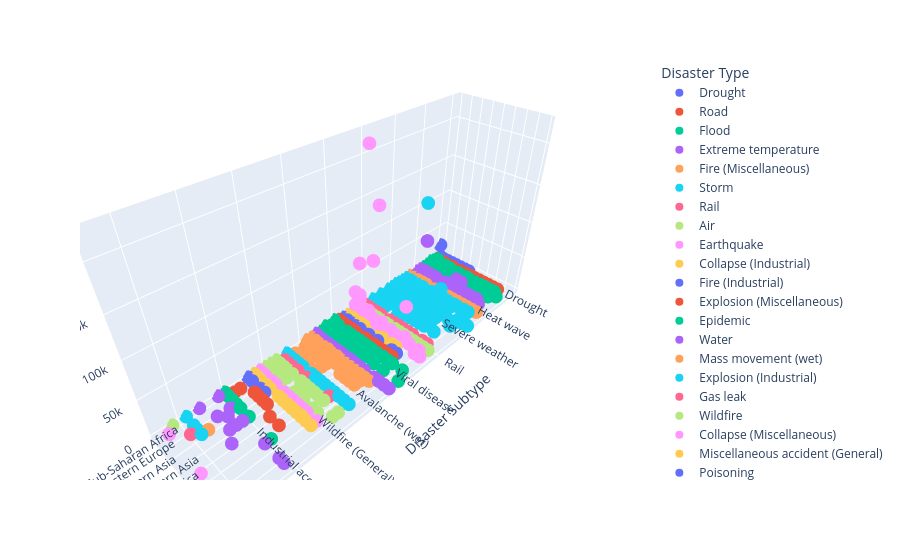

Here is the notebook cell this chart was saved with:
### Code cell
import plotly.express as px

px.scatter_3d(data_frame=df, x="Disaster Subtype", y="Subregion", z="Total Deaths", color="Disaster Type")

### Figure 1 — Plotly figure (JSON) as saved in the notebook; plotly's stock layout.template omitted (floating-point values rounded to 4 significant figures; data arrays with more than 128 entries replaced by an {"elided": "..."} marker saying what was removed)
{"data": [{"hovertemplate": "Disaster Type=Drought<br>Disaster Subtype=%{x}<br>Subregion=%{y}<br>Total Deaths=%{z}<extra></extra>", "legendgroup": "Drought", "marker": {"color": "#636efa", "symbol": "circle"}, "mode": "markers", "name": "Drought", "scene": "scene", "showlegend": true, "type": "scatter3d", "x": ["Drought", "Drought", "Drought", "Drought", "Drought", "Drought", "Drought", "Drought", "Drought", "Drought", "Drought", "Drought", "Drought", "Drought", "Drought", "Drought", "Drought", "Drought", "Drought", "Drought", "Drought", "Drought", "Drought", "Drought", "Drought", "Drought"], "y": ["Sub-Saharan Africa", "Southern Asia", "Southern Asia", "Eastern Europe", "Sub-Saharan Africa", "Sub-Saharan Africa", "Latin America and the Caribbean", "Sub-Saharan Africa", "Sub-Saharan Africa", "Sub-Saharan Africa", "Sub-Saharan Africa", "Sub-Saharan Africa", "Sub-Saharan Africa", "Sub-Saharan Africa", "Eastern Asia", "Sub-Saharan Africa", "Latin America and the Caribbean", "Sub-Saharan Africa", "Melanesia", "South-eastern Asia", "Southern Asia", "Latin America and the Caribbean", "Northern America", "Northern America", "Sub-Saharan Africa", "Northern America"], "z": [21.0, 37.0, 20.0, 2.0, 9.0, 58.0, 41.0, 500.0, 79.0, 9.0, 80.0, 120.0, 27.0, 2.0, 134.0, 4.0, 4.0, 20000.0, 24.0, 11.0, 77.0, 8.0, 45.0, 136.0, 2465.0, 247.0]}, {"hovertemplate": "Disaster Type=Road<br>Disaster Subtype=%{x}<br>Subregion=%{y}<br>Total Deaths=%{z}<extra></extra>", "legendgroup": "Road", "marker": {"color": "#EF553B", "symbol": "circle"}, "mode": "markers", "name": "Road", "scene": "scene", "showlegend": true, "type": "scatter3d", "x": {"elided": "2119 str values"}, "y": {"elided": "2119 str values"}, "z": {"elided": "2119 float values"}}, {"hovertemplate": "Disaster Type=Flood<br>Disaster Subtype=%{x}<br>Subregion=%{y}<br>Total Deaths=%{z}<extra></extra>", "legendgroup": "Flood", "marker": {"color": "#00cc96", "symbol": "circle"}, "mode": "markers", "name": "Flood", "scene": "scene", "showlegend": true, "type": "scatter3d", "x": {"elided": "2959 str values"}, "y": {"elided": "2959 str values"}, "z": {"elided": "2959 float values"}}, {"hovertemplate": "Disaster Type=Extreme temperature<br>Disaster Subtype=%{x}<br>Subregion=%{y}<br>Total Deaths=%{z}<extra></extra>", "legendgroup": "Extreme temperature", "marker": {"color": "#ab63fa", "symbol": "circle"}, "mode": "markers", "name": "Extreme temperature", "scene": "scene", "showlegend": true, "type": "scatter3d", "x": {"elided": "400 str values"}, "y": {"elided": "400 str values"}, "z": {"elided": "400 float values"}}, {"hovertemplate": "Disaster Type=Fire (Miscellaneous)<br>Disaster Subtype=%{x}<br>Subregion=%{y}<br>Total Deaths=%{z}<extra></extra>", "legendgroup": "Fire (Miscellaneous)", "marker": {"color": "#FFA15A", "symbol": "circle"}, "mode": "markers", "name": "Fire (Miscellaneous)", "scene": "scene", "showlegend": true, "type": "scatter3d", "x": {"elided": "343 str values"}, "y": {"elided": "343 str values"}, "z": {"elided": "343 float values"}}, {"hovertemplate": "Disaster Type=Storm<br>Disaster Subtype=%{x}<br>Subregion=%{y}<br>Total Deaths=%{z}<extra></extra>", "legendgroup": "Storm", "marker": {"color": "#19d3f3", "symbol": "circle"}, "mode": "markers", "name": "Storm", "scene": "scene", "showlegend": true, "type": "scatter3d", "x": {"elided": "1919 str values"}, "y": {"elided": "1919 str values"}, "z": {"elided": "1919 float values"}}, {"hovertemplate": "Disaster Type=Rail<br>Disaster Subtype=%{x}<br>Subregion=%{y}<br>Total Deaths=%{z}<extra></extra>", "legendgroup": "Rail", "marker": {"color": "#FF6692", "symbol": "circle"}, "mode": "markers", "name": "Rail", "scene": "scene", "showlegend": true, "type": "scatter3d", "x": {"elided": "218 str values"}, "y": {"elided": "218 str values"}, "z": {"elided": "218 float values"}}, {"hovertemplate": "Disaster Type=Air<br>Disaster Subtype=%{x}<br>Subregion=%{y}<br>Total Deaths=%{z}<extra></extra>", "legendgroup": "Air", "marker": {"color": "#B6E880", "symbol": "circle"}, "mode": "markers", "name": "Air", "scene": "scene", "showlegend": true, "type": "scatter3d", "x": {"elided": "430 str values"}, "y": {"elided": "430 str values"}, "z": {"elided": "430 float values"}}, {"hovertemplate": "Disaster Type=Earthquake<br>Disaster Subtype=%{x}<br>Subregion=%{y}<br>Total Deaths=%{z}<extra></extra>", "legendgroup": "Earthquake", "marker": {"color": "#FF97FF", "symbol": "circle"}, "mode": "markers", "name": "Earthquake", "scene": "scene", "showlegend": true, "type": "scatter3d", "x": {"elided": "438 str values"}, "y": {"elided": "438 str values"}, "z": {"elided": "438 float values"}}, {"hovertemplate": "Disaster Type=Collapse (Industrial)<br>Disaster Subtype=%{x}<br>Subregion=%{y}<br>Total Deaths=%{z}<extra></extra>", "legendgroup": "Collapse (Industrial)", "marker": {"color": "#FECB52", "symbol": "circle"}, "mode": "markers", "name": "Collapse (Industrial)", "scene": "scene", "showlegend": true, "type": "scatter3d", "x": {"elided": "148 str values"}, "y": {"elided": "148 str values"}, "z": {"elided": "148 float values"}}, {"hovertemplate": "Disaster Type=Fire (Industrial)<br>Disaster Subtype=%{x}<br>Subregion=%{y}<br>Total Deaths=%{z}<extra></extra>", "legendgroup": "Fire (Industrial)", "marker": {"color": "#636efa", "symbol": "circle"}, "mode": "markers", "name": "Fire (Industrial)", "scene": "scene", "showlegend": true, "type": "scatter3d", "x": ["Fire (Industrial)", "Fire (Industrial)", "Fire (Industrial)", "Fire (Industrial)", "Fire (Industrial)", "Fire (Industrial)", "Fire (Industrial)", "Fire (Industrial)", "Fire (Industrial)", "Fire (Industrial)", "Fire (Industrial)", "Fire (Industrial)", "Fire (Industrial)", "Fire (Industrial)", "Fire (Industrial)", "Fire (Industrial)", "Fire (Industrial)", "Fire (Industrial)", "Fire (Industrial)", "Fire (Industrial)", "Fire (Industrial)", "Fire (Industrial)", "Fire (Industrial)", "Fire (Industrial)", "Fire (Industrial)", "Fire (Industrial)", "Fire (Industrial)", "Fire (Industrial)", "Fire (Industrial)", "Fire (Industrial)", "Fire (Industrial)", "Fire (Industrial)", "Fire (Industrial)", "Fire (Industrial)", "Fire (Industrial)", "Fire (Industrial)", "Fire (Industrial)", "Fire (Industrial)", "Fire (Industrial)", "Fire (Industrial)", "Fire (Industrial)", "Fire (Industrial)", "Fire (Industrial)", "Fire (Industrial)", "Fire (Industrial)", "Fire (Industrial)", "Fire (Industrial)", "Fire (Industrial)", "Fire (Industrial)", "Fire (Industrial)", "Fire (Industrial)", "Fire (Industrial)", "Fire (Industrial)", "Fire (Industrial)", "Fire (Industrial)", "Fire (Industrial)", "Fire (Industrial)", "Fire (Industrial)", "Fire (Industrial)", "Fire (Industrial)", "Fire (Industrial)", "Fire (Industrial)", "Fire (Industrial)", "Fire (Industrial)", "Fire (Industrial)", "Fire (Industrial)", "Fire (Industrial)", "Fire (Industrial)", "Fire (Industrial)", "Fire (Industrial)", "Fire (Industrial)", "Fire (Industrial)", "Fire (Industrial)", "Fire (Industrial)", "Fire (Industrial)", "Fire (Industrial)", "Fire (Industrial)", "Fire (Industrial)", "Fire (Industrial)", "Fire (Industrial)", "Fire (Industrial)", "Fire (Industrial)", "Fire (Industrial)", "Fire (Industrial)", "Fire (Industrial)", "Fire (Industrial)", "Fire (Industrial)", "Fire (Industrial)", "Fire (Industrial)", "Fire (Industrial)", "Fire (Industrial)", "Fire (Industrial)", "Fire (Industrial)", "Fire (Industrial)", "Fire (Industrial)", "Fire (Industrial)", "Fire (Industrial)", "Fire (Industrial)", "Fire (Industrial)", "Fire (Industrial)", "Fire (Industrial)", "Fire (Industrial)", "Fire (Industrial)", "Fire (Industrial)", "Fire (Industrial)", "Fire (Industrial)", "Fire (Industrial)", "Fire (Industrial)"], "y": ["Sub-Saharan Africa", "Eastern Asia", "Northern Africa", "Southern Asia", "Sub-Saharan Africa", "Eastern Asia", "Southern Asia", "Southern Asia", "Eastern Asia", "Eastern Asia", "Southern Asia", "Eastern Asia", "Eastern Asia", "Eastern Europe", "Sub-Saharan Africa", "Eastern Asia", "Eastern Asia", "Eastern Asia", "Eastern Europe", "Eastern Asia", "South-eastern Asia", "Western Asia", "Eastern Asia", "Southern Asia", "South-eastern Asia", "Eastern Europe", "Eastern Asia", "Latin America and the Caribbean", "Eastern Asia", "Western Asia", "Eastern Asia", "Eastern Asia", "Southern Asia", "Southern Asia", "Southern Asia", "Eastern Asia", "Southern Asia", "Southern Asia", "Eastern Europe", "Western Asia", "Eastern Europe", "Eastern Asia", "Southern Asia", "Eastern Asia", "Sub-Saharan Africa", "Eastern Asia", "Western Asia", "Eastern Asia", "Southern Asia", "Eastern Asia", "Eastern Asia", "Eastern Asia", "Northern Africa", "Southern Asia", "Eastern Asia", "Eastern Asia", "Southern Asia", "Central Asia", "Eastern Asia", "Eastern Asia", "Eastern Asia", "Eastern Asia", "Western Asia", "Northern Africa", "South-eastern Asia", "Southern Asia", "South-eastern Asia", "Eastern Asia", "Southern Asia", "Eastern Europe", "Southern Asia", "Southern Asia", "Southern Asia", "Eastern Asia", "South-eastern Asia", "Eastern Asia", "Eastern Asia", "Eastern Asia", "Western Asia", "Sub-Saharan Africa", "South-eastern Asia", "Eastern Asia", "Western Asia", "Eastern Europe", "Western Asia", "Eastern Europe", "Southern Asia", "Southern Asia", "Southern Asia", "South-eastern Asia", "Western Asia", "Southern Asia", "Eastern Asia", "South-eastern Asia", "Southern Asia", "Eastern Asia", "Southern Asia", "Southern Asia", "Northern Africa", "Southern Asia", "South-eastern Asia", "Southern Asia", "Eastern Europe", "Southern Asia", "Latin America and the Caribbean", "South-eastern Asia", "Latin America and the Caribbean", "Eastern Asia"], "z": [17.0, 38.0, 19.0, 12.0, 11.0, 14.0, 46.0, 16.0, 12.0, 22.0, 41.0, 17.0, 14.0, 35.0, 45.0, 30.0, 29.0, 21.0, 10.0, 13.0, 1.0, 14.0, 26.0, 12.0, 12.0, 13.0, 10.0, 14.0, 15.0, 19.0, 65.0, 18.0, 22.0, 23.0, 12.0, 12.0, 20.0, 52.0, 11.0, 16.0, 25.0, 28.0, 10.0, 18.0, 23.0, 37.0, 40.0, 24.0, 11.0, 40.0, 13.0, 17.0, 55.0, 30.0, 31.0, 13.0, 33.0, 16.0, 30.0, 12.0, 25.0, 23.0, 11.0, 11.0, 14.0, 25.0, 17.0, 15.0, 38.0, 14.0, 240.0, 21.0, 121.0, 14.0, 12.0, 119.0, 16.0, 24.0, 10.0, 18.0, 72.0, 22.0, 29.0, 4.0, 12.0, 16.0, 43.0, 13.0, 13.0, 46.0, 10.0, 17.0, 10.0, 30.0, 18.0, 19.0, 43.0, 10.0, 20.0, 15.0, 1.0, 52.0, 16.0, 49.0, 16.0, 33.0, 27.0, 16.0]}, {"hovertemplate": "Disaster Type=Explosion (Miscellaneous)<br>Disaster Subtype=%{x}<br>Subregion=%{y}<br>Total Deaths=%{z}<extra></extra>", "legendgroup": "Explosion (Miscellaneous)", "marker": {"color": "#EF553B", "symbol": "circle"}, "mode": "markers", "name": "Explosion (Miscellaneous)", "scene": "scene", "showlegend": true, "type": "scatter3d", "x": {"elided": "149 str values"}, "y": {"elided": "149 str values"}, "z": {"elided": "149 float values"}}, {"hovertemplate": "Disaster Type=Epidemic<br>Disaster Subtype=%{x}<br>Subregion=%{y}<br>Total Deaths=%{z}<extra></extra>", "legendgroup": "Epidemic", "marker": {"color": "#00cc96", "symbol": "circle"}, "mode": "markers", "name": "Epidemic", "scene": "scene", "showlegend": true, "type": "scatter3d", "x": {"elided": "758 str values"}, "y": {"elided": "758 str values"}, "z": {"elided": "758 float values"}}, {"hovertemplate": "Disaster Type=Water<br>Disaster Subtype=%{x}<br>Subregion=%{y}<br>Total Deaths=%{z}<extra></extra>", "legendgroup": "Water", "marker": {"color": "#ab63fa", "symbol": "circle"}, "mode": "markers", "name": "Water", "scene": "scene", "showlegend": true, "type": "scatter3d", "x": {"elided": "1106 str values"}, "y": {"elided": "1106 str values"}, "z": {"elided": "1106 float values"}}, {"hovertemplate": "Disaster Type=Mass movement (wet)<br>Disaster Subtype=%{x}<br>Subregion=%{y}<br>Total Deaths=%{z}<extra></extra>", "legendgroup": "Mass movement (wet)", "marker": {"color": "#FFA15A", "symbol": "circle"}, "mode": "markers", "name": "Mass movement (wet)", "scene": "scene", "showlegend": true, "type": "scatter3d", "x": {"elided": "446 str values"}, "y": {"elided": "446 str values"}, "z": {"elided": "446 float values"}}, {"hovertemplate": "Disaster Type=Explosion (Industrial)<br>Disaster Subtype=%{x}<br>Subregion=%{y}<br>Total Deaths=%{z}<extra></extra>", "legendgroup": "Explosion (Industrial)", "marker": {"color": "#19d3f3", "symbol": "circle"}, "mode": "markers", "name": "Explosion (Industrial)", "scene": "scene", "showlegend": true, "type": "scatter3d", "x": {"elided": "448 str values"}, "y": {"elided": "448 str values"}, "z": {"elided": "448 float values"}}, {"hovertemplate": "Disaster Type=Gas leak<br>Disaster Subtype=%{x}<br>Subregion=%{y}<br>Total Deaths=%{z}<extra></extra>", "legendgroup": "Gas leak", "marker": {"color": "#FF6692", "symbol": "circle"}, "mode": "markers", "name": "Gas leak", "scene": "scene", "showlegend": true, "type": "scatter3d", "x": ["Gas leak", "Gas leak", "Gas leak", "Gas leak", "Gas leak", "Gas leak", "Gas leak", "Gas leak", "Gas leak", "Gas leak", "Gas leak", "Gas leak", "Gas leak", "Gas leak", "Gas leak", "Gas leak", "Gas leak", "Gas leak", "Gas leak", "Gas leak", "Gas leak", "Gas leak"], "y": ["South-eastern Asia", "Eastern Asia", "Eastern Asia", "Eastern Asia", "Southern Asia", "Eastern Asia", "Eastern Asia", "Eastern Asia", "Eastern Asia", "Eastern Asia", "Latin America and the Caribbean", "Eastern Europe", "Eastern Asia", "Eastern Asia", "Southern Asia", "Eastern Asia", "Eastern Asia", "Southern Asia", "Eastern Asia", "Eastern Europe", "Western Asia", "Eastern Asia"], "z": [1.0, 13.0, 9.0, 1.0, 1.0, 15.0, 27.0, 14.0, 25.0, 26.0, 23.0, 13.0, 5.0, 22.0, 6.0, 18.0, 10.0, 11.0, 16.0, 10.0, 13.0, 10.0]}, {"hovertemplate": "Disaster Type=Wildfire<br>Disaster Subtype=%{x}<br>Subregion=%{y}<br>Total Deaths=%{z}<extra></extra>", "legendgroup": "Wildfire", "marker": {"color": "#B6E880", "symbol": "circle"}, "mode": "markers", "name": "Wildfire", "scene": "scene", "showlegend": true, "type": "scatter3d", "x": {"elided": "154 str values"}, "y": {"elided": "154 str values"}, "z": {"elided": "154 float values"}}, {"hovertemplate": "Disaster Type=Collapse (Miscellaneous)<br>Disaster Subtype=%{x}<br>Subregion=%{y}<br>Total Deaths=%{z}<extra></extra>", "legendgroup": "Collapse (Miscellaneous)", "marker": {"color": "#FF97FF", "symbol": "circle"}, "mode": "markers", "name": "Collapse (Miscellaneous)", "scene": "scene", "showlegend": true, "type": "scatter3d", "x": {"elided": "153 str values"}, "y": {"elided": "153 str values"}, "z": {"elided": "153 float values"}}, {"hovertemplate": "Disaster Type=Miscellaneous accident (General)<br>Disaster Subtype=%{x}<br>Subregion=%{y}<br>Total Deaths=%{z}<extra></extra>", "legendgroup": "Miscellaneous accident (General)", "marker": {"color": "#FECB52", "symbol": "circle"}, "mode": "markers", "name": "Miscellaneous accident (General)", "scene": "scene", "showlegend": true, "type": "scatter3d", "x": {"elided": "156 str values"}, "y": {"elided": "156 str values"}, "z": {"elided": "156 float values"}}, {"hovertemplate": "Disaster Type=Poisoning<br>Disaster Subtype=%{x}<br>Subregion=%{y}<br>Total Deaths=%{z}<extra></extra>", "legendgroup": "Poisoning", "marker": {"color": "#636efa", "symbol": "circle"}, "mode": "markers", "name": "Poisoning", "scene": "scene", "showlegend": true, "type": "scatter3d", "x": ["Poisoning", "Poisoning", "Poisoning", "Poisoning", "Poisoning", "Poisoning", "Poisoning", "Poisoning", "Poisoning"], "y": ["Sub-Saharan Africa", "Eastern Asia", "Southern Asia", "Southern Asia", "Latin America and the Caribbean", "Southern Asia", "Sub-Saharan Africa", "Southern Asia", "Latin America and the Caribbean"], "z": [100.0, 28.0, 22.0, 66.0, 44.0, 15.0, 200.0, 13.0, 37.0]}, {"hovertemplate": "Disaster Type=Mass movement (dry)<br>Disaster Subtype=%{x}<br>Subregion=%{y}<br>Total Deaths=%{z}<extra></extra>", "legendgroup": "Mass movement (dry)", "marker": {"color": "#EF553B", "symbol": "circle"}, "mode": "markers", "name": "Mass movement (dry)", "scene": "scene", "showlegend": true, "type": "scatter3d", "x": ["Landslide (dry)", "Landslide (dry)", "Landslide (dry)", "Landslide (dry)", "Rockfall (dry)", "Landslide (dry)", "Landslide (dry)", "Landslide (dry)", "Avalanche (dry)", "Landslide (dry)", "Rockfall (dry)", "Rockfall (dry)", "Landslide (dry)"], "y": ["South-eastern Asia", "Latin America and the Caribbean", "Eastern Asia", "Eastern Asia", "Northern Africa", "Latin America and the Caribbean", "Melanesia", "Latin America and the Caribbean", "Southern Asia", "Eastern Asia", "Southern Asia", "Western Europe", "South-eastern Asia"], "z": [11.0, 60.0, 44.0, 11.0, 98.0, 12.0, 10.0, 36.0, 16.0, 46.0, 13.0, 8.0, 17.0]}, {"hovertemplate": "Disaster Type=Industrial accident (General)<br>Disaster Subtype=%{x}<br>Subregion=%{y}<br>Total Deaths=%{z}<extra></extra>", "legendgroup": "Industrial accident (General)", "marker": {"color": "#00cc96", "symbol": "circle"}, "mode": "markers", "name": "Industrial accident (General)", "scene": "scene", "showlegend": true, "type": "scatter3d", "x": ["Industrial accident (General)", "Industrial accident (General)", "Industrial accident (General)", "Industrial accident (General)", "Industrial accident (General)", "Industrial accident (General)", "Industrial accident (General)", "Industrial accident (General)", "Industrial accident (General)", "Industrial accident (General)", "Industrial accident (General)", "Industrial accident (General)", "Industrial accident (General)", "Industrial accident (General)", "Industrial accident (General)", "Industrial accident (General)", "Industrial accident (General)", "Industrial accident (General)", "Industrial accident (General)", "Industrial accident (General)", "Industrial accident (General)", "Industrial accident (General)", "Industrial accident (General)", "Industrial accident (General)", "Industrial accident (General)", "Industrial accident (General)", "Industrial accident (General)", "Industrial accident (General)", "Industrial accident (General)", "Industrial accident (General)", "Industrial accident (General)", "Industrial accident (General)", "Industrial accident (General)", "Industrial accident (General)", "Industrial accident (General)", "Industrial accident (General)", "Industrial accident (General)", "Industrial accident (General)", "Industrial accident (General)", "Industrial accident (General)", "Industrial accident (General)", "Industrial accident (General)", "Industrial accident (General)", "Industrial accident (General)", "Industrial accident (General)", "Industrial accident (General)", "Industrial accident (General)", "Industrial accident (General)", "Industrial accident (General)", "Industrial accident (General)", "Industrial accident (General)", "Industrial accident (General)", "Industrial accident (General)", "Industrial accident (General)", "Industrial accident (General)", "Industrial accident (General)", "Industrial accident (General)", "Industrial accident (General)", "Industrial accident (General)", "Industrial accident (General)", "Industrial accident (General)", "Industrial accident (General)", "Industrial accident (General)", "Industrial accident (General)", "Industrial accident (General)", "Industrial accident (General)", "Industrial accident (General)", "Industrial accident (General)", "Industrial accident (General)", "Industrial accident (General)", "Industrial accident (General)", "Industrial accident (General)", "Industrial accident (General)", "Industrial accident (General)", "Industrial accident (General)", "Industrial accident (General)", "Industrial accident (General)", "Industrial accident (General)", "Industrial accident (General)", "Industrial accident (General)", "Industrial accident (General)", "Industrial accident (General)", "Industrial accident (General)", "Industrial accident (General)", "Industrial accident (General)", "Industrial accident (General)", "Industrial accident (General)", "Industrial accident (General)", "Industrial accident (General)", "Industrial accident (General)", "Industrial accident (General)", "Industrial accident (General)", "Industrial accident (General)", "Industrial accident (General)"], "y": ["Eastern Asia", "Eastern Asia", "Southern Asia", "Eastern Asia", "Latin America and the Caribbean", "Sub-Saharan Africa", "Eastern Asia", "Sub-Saharan Africa", "Eastern Asia", "Eastern Asia", "Eastern Asia", "Eastern Asia", "Eastern Asia", "Eastern Asia", "Eastern Asia", "Southern Asia", "Eastern Asia", "Eastern Asia", "Eastern Asia", "Eastern Asia", "Eastern Asia", "Eastern Asia", "Eastern Asia", "Eastern Asia", "Eastern Asia", "Sub-Saharan Africa", "Eastern Asia", "Eastern Asia", "Eastern Asia", "Eastern Asia", "Eastern Asia", "Eastern Asia", "Eastern Asia", "Eastern Asia", "Eastern Asia", "Eastern Asia", "Sub-Saharan Africa", "South-eastern Asia", "Eastern Asia", "Eastern Asia", "Eastern Asia", "Eastern Asia", "Eastern Asia", "Eastern Asia", "Eastern Asia", "Sub-Saharan Africa", "Eastern Asia", "Eastern Asia", "Latin America and the Caribbean", "Eastern Asia", "Sub-Saharan Africa", "Eastern Asia", "Sub-Saharan Africa", "Eastern Asia", "Eastern Asia", "Eastern Asia", "Eastern Asia", "Eastern Asia", "Eastern Asia", "Eastern Asia", "Eastern Asia", "Eastern Asia", "Eastern Asia", "Eastern Asia", "Eastern Asia", "Eastern Asia", "Eastern Asia", "Eastern Asia", "Southern Asia", "Eastern Asia", "Eastern Asia", "Western Asia", "Eastern Asia", "Western Asia", "Western Asia", "Latin America and the Caribbean", "Sub-Saharan Africa", "South-eastern Asia", "Eastern Asia", "South-eastern Asia", "South-eastern Asia", "Southern Asia", "Eastern Asia", "Sub-Saharan Africa", "Eastern Asia", "Sub-Saharan Africa", "Eastern Asia", "Eastern Asia", "Latin America and the Caribbean", "Eastern Europe", "Eastern Europe", "Sub-Saharan Africa", "Sub-Saharan Africa", "Eastern Asia"], "z": [20.0, 21.0, 29.0, 200.0, 13.0, 1.0, 23.0, 42.0, 15.0, 33.0, 21.0, 35.0, 12.0, 18.0, 15.0, 17.0, 12.0, 15.0, 17.0, 10.0, 29.0, 36.0, 10.0, 17.0, 29.0, 10.0, 123.0, 16.0, 13.0, 14.0, 18.0, 42.0, 17.0, 28.0, 44.0, 18.0, 8.0, 13.0, 29.0, 32.0, 11.0, 172.0, 19.0, 21.0, 30.0, 34.0, 20.0, 13.0, 11.0, 11.0, 61.0, 26.0, 18.0, 17.0, 38.0, 13.0, 28.0, 11.0, 12.0, 13.0, 21.0, 23.0, 12.0, 12.0, 15.0, 11.0, 11.0, 13.0, 15.0, 10.0, 19.0, 10.0, 20.0, 10.0, 18.0, 12.0, 15.0, 115.0, 19.0, 13.0, 11.0, 22.0, 17.0, 16.0, 20.0, 65.0, 18.0, 21.0, 11.0, 57.0, 10.0, 110.0, 11.0, 12.0]}, {"hovertemplate": "Disaster Type=Volcanic activity<br>Disaster Subtype=%{x}<br>Subregion=%{y}<br>Total Deaths=%{z}<extra></extra>", "legendgroup": "Volcanic activity", "marker": {"color": "#ab63fa", "symbol": "circle"}, "mode": "markers", "name": "Volcanic activity", "scene": "scene", "showlegend": true, "type": "scatter3d", "x": ["Ash fall", "Ash fall", "Ash fall", "Ash fall", "Ash fall", "Ash fall", "Ash fall", "Ash fall", "Ash fall", "Ash fall", "Ash fall", "Ash fall", "Ash fall", "Volcanic activity (General)", "Pyroclastic flow", "Volcanic activity (General)", "Ash fall", "Ash fall", "Lava flow", "Lava flow", "Pyroclastic flow", "Ash fall", "Ash fall", "Ash fall"], "y": ["Sub-Saharan Africa", "South-eastern Asia", "Latin America and the Caribbean", "Sub-Saharan Africa", "Latin America and the Caribbean", "Sub-Saharan Africa", "Western Asia", "Latin America and the Caribbean", "South-eastern Asia", "South-eastern Asia", "South-eastern Asia", "South-eastern Asia", "South-eastern Asia", "Eastern Asia", "Latin America and the Caribbean", "South-eastern Asia", "Australia and New Zealand", "South-eastern Asia", "Sub-Saharan Africa", "Northern Africa", "South-eastern Asia", "Latin America and the Caribbean", "Polynesia", "South-eastern Asia"], "z": [200.0, 2.0, 2.0, 1.0, 5.0, 5.0, 6.0, 16.0, 1.0, 322.0, 3.0, 32.0, 7.0, 63.0, 461.0, 453.0, 21.0, 1.0, 32.0, 1.0, 71.0, 2.0, 4.0, 23.0]}, {"hovertemplate": "Disaster Type=Radiation<br>Disaster Subtype=%{x}<br>Subregion=%{y}<br>Total Deaths=%{z}<extra></extra>", "legendgroup": "Radiation", "marker": {"color": "#FFA15A", "symbol": "circle"}, "mode": "markers", "name": "Radiation", "scene": "scene", "showlegend": true, "type": "scatter3d", "x": ["Radiation", "Radiation"], "y": ["Eastern Asia", "Eastern Asia"], "z": [1.0, 25.0]}, {"hovertemplate": "Disaster Type=Chemical spill<br>Disaster Subtype=%{x}<br>Subregion=%{y}<br>Total Deaths=%{z}<extra></extra>", "legendgroup": "Chemical spill", "marker": {"color": "#19d3f3", "symbol": "circle"}, "mode": "markers", "name": "Chemical spill", "scene": "scene", "showlegend": true, "type": "scatter3d", "x": ["Chemical spill", "Chemical spill", "Chemical spill", "Chemical spill", "Chemical spill", "Chemical spill", "Chemical spill"], "y": ["Sub-Saharan Africa", "Eastern Asia", "Eastern Europe", "Eastern Asia", "Eastern Europe", "Eastern Asia", "Latin America and the Caribbean"], "z": [5.0, 1.0, 6.0, 1.0, 9.0, 15.0, 9.0]}, {"hovertemplate": "Disaster Type=Oil spill<br>Disaster Subtype=%{x}<br>Subregion=%{y}<br>Total Deaths=%{z}<extra></extra>", "legendgroup": "Oil spill", "marker": {"color": "#FF6692", "symbol": "circle"}, "mode": "markers", "name": "Oil spill", "scene": "scene", "showlegend": true, "type": "scatter3d", "x": ["Oil spill"], "y": ["Latin America and the Caribbean"], "z": [1.0]}, {"hovertemplate": "Disaster Type=Animal incident<br>Disaster Subtype=%{x}<br>Subregion=%{y}<br>Total Deaths=%{z}<extra></extra>", "legendgroup": "Animal incident", "marker": {"color": "#B6E880", "symbol": "circle"}, "mode": "markers", "name": "Animal incident", "scene": "scene", "showlegend": true, "type": "scatter3d", "x": ["Animal incident"], "y": ["Sub-Saharan Africa"], "z": [12.0]}, {"hovertemplate": "Disaster Type=Glacial lake outburst flood<br>Disaster Subtype=%{x}<br>Subregion=%{y}<br>Total Deaths=%{z}<extra></extra>", "legendgroup": "Glacial lake outburst flood", "marker": {"color": "#FF97FF", "symbol": "circle"}, "mode": "markers", "name": "Glacial lake outburst flood", "scene": "scene", "showlegend": true, "type": "scatter3d", "x": ["Glacial lake outburst flood", "Glacial lake outburst flood", "Glacial lake outburst flood", "Glacial lake outburst flood"], "y": ["Southern Asia", "Southern Asia", "Southern Europe", "Southern Asia"], "z": [234.0, 16.0, 11.0, 178.0]}], "layout": {"legend": {"title": {"text": "Disaster Type"}, "tracegroupgap": 0}, "margin": {"t": 60}, "scene": {"domain": {"x": [0, 1], "y": [0, 1]}, "xaxis": {"title": {"text": "Disaster Subtype"}}, "yaxis": {"title": {"text": "Subregion"}}, "zaxis": {"title": {"text": "Total Deaths"}}}}}
